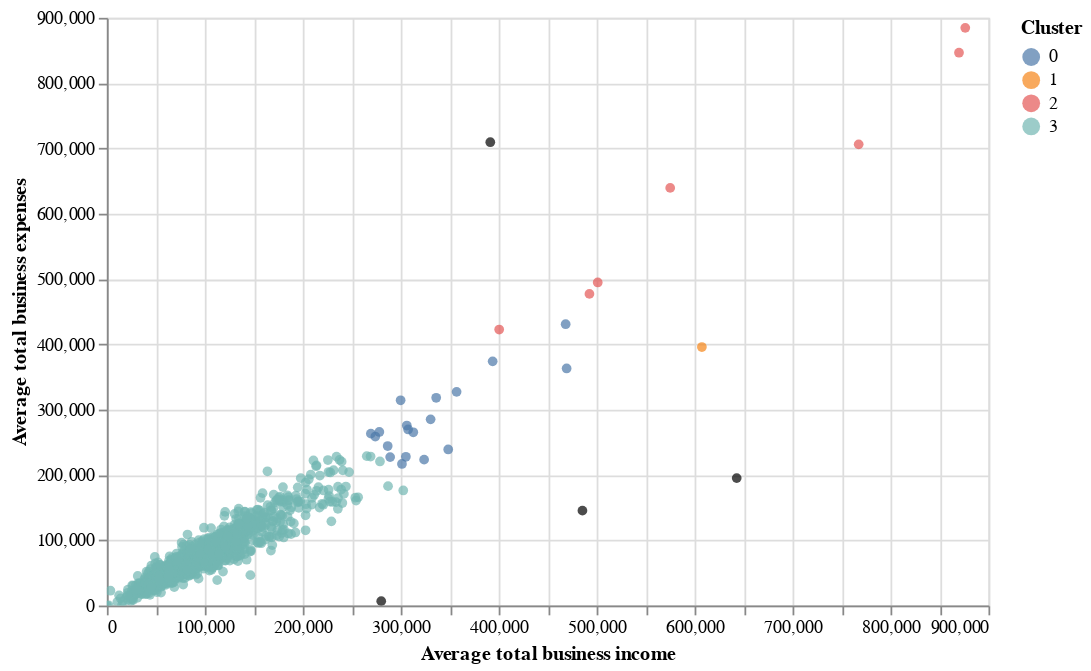

Notebook cell for this chart:
### Code cell
# Creando un gráfico de dispersión para mostrar los datos contenidos en df5
plot52 = alt.Chart(df5).mark_circle().encode(x='Average total business income',
                                             y='Average total business expenses',
                                             color='Cluster:N',
                                             tooltip=['Postcode', 'Cluster',
                                                      'Average total business income',
                                                      'Average total business expenses']).interactive()

# Gráficando los datos junto con los centroides
plot52 + plotc

### Figure 1 — Vega-Lite specification as saved in the notebook (floating-point values rounded to 4 significant figures; data arrays with more than 128 entries replaced by an {"elided": "..."} marker saying what was removed)
{"config": {"view": {"continuousWidth": 300, "continuousHeight": 300}}, "layer": [{"data": {"name": "data-d3ba4cd95dff91a918f525239bac3c94"}, "mark": {"type": "circle"}, "encoding": {"color": {"field": "Cluster", "type": "nominal"}, "tooltip": [{"field": "Postcode", "type": "quantitative"}, {"field": "Cluster", "type": "quantitative"}, {"field": "Average total business income", "type": "quantitative"}, {"field": "Average total business expenses", "type": "quantitative"}], "x": {"field": "Average total business income", "type": "quantitative"}, "y": {"field": "Average total business expenses", "type": "quantitative"}}, "name": "view_3"}, {"data": {"name": "data-8874ff2034accf37396155849c330075"}, "mark": {"type": "circle"}, "encoding": {"color": {"value": "black"}, "tooltip": [{"field": "Cluster", "type": "quantitative"}, {"field": "Average total business income", "type": "quantitative"}, {"field": "Average total business expenses", "type": "quantitative"}], "x": {"field": "Average total business income", "type": "quantitative"}, "y": {"field": "Average total business expenses", "type": "quantitative"}}, "name": "view_4"}], "height": 330, "params": [{"name": "param_8", "select": {"type": "interval", "encodings": ["x", "y"]}, "bind": "scales", "views": ["view_3"]}, {"name": "param_7", "select": {"type": "interval", "encodings": ["x", "y"]}, "bind": "scales", "views": ["view_4"]}], "width": 495, "$schema": "https://vega.github.io/schema/vega-lite/v5.20.1.json", "datasets": {"data-d3ba4cd95dff91a918f525239bac3c94": {"elided": "2473 records"}, "data-8874ff2034accf37396155849c330075": [{"Average total business income": 485498, "Average total business expenses": 145269, "Cluster": 0}, {"Average total business income": 643002, "Average total business expenses": 195187, "Cluster": 1}, {"Average total business income": 391445, "Average total business expenses": 709512, "Cluster": 2}, {"Average total business income": 280110, "Average total business expenses": 6747, "Cluster": 3}]}}
